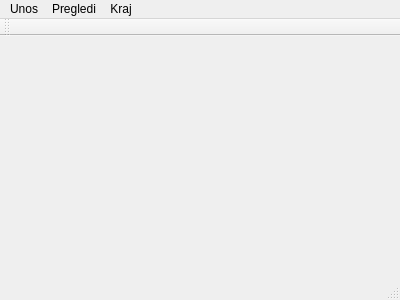
<?xml version="1.0" encoding="UTF-8"?>
<ui version="4.0">
 <class>GlavniProzor</class>
 <widget class="QMainWindow" name="GlavniProzor">
  <property name="geometry">
   <rect>
    <x>0</x>
    <y>0</y>
    <width>400</width>
    <height>300</height>
   </rect>
  </property>
  <property name="windowTitle">
   <string>Pozoriste</string>
  </property>
  <widget class="QWidget" name="centralWidget"/>
  <widget class="QMenuBar" name="menuBar">
   <property name="geometry">
    <rect>
     <x>0</x>
     <y>0</y>
     <width>400</width>
     <height>21</height>
    </rect>
   </property>
   <widget class="QMenu" name="menuUnos">
    <property name="title">
     <string>Unos</string>
    </property>
    <addaction name="actionRezervacije"/>
    <addaction name="actionPredstave"/>
   </widget>
   <widget class="QMenu" name="menuPregledi">
    <property name="title">
     <string>Pregledi</string>
    </property>
    <addaction name="actionPo_trupama"/>
    <addaction name="actionPo_komadima"/>
   </widget>
   <widget class="QMenu" name="menuKraj">
    <property name="title">
     <string>Kraj</string>
    </property>
    <addaction name="actionIzlaz"/>
   </widget>
   <addaction name="menuUnos"/>
   <addaction name="menuPregledi"/>
   <addaction name="menuKraj"/>
  </widget>
  <widget class="QToolBar" name="mainToolBar">
   <attribute name="toolBarArea">
    <enum>TopToolBarArea</enum>
   </attribute>
   <attribute name="toolBarBreak">
    <bool>false</bool>
   </attribute>
  </widget>
  <widget class="QStatusBar" name="statusBar"/>
  <action name="actionRezervacije">
   <property name="text">
    <string>Rezervacije</string>
   </property>
  </action>
  <action name="actionPredstave">
   <property name="text">
    <string>Predstave</string>
   </property>
  </action>
  <action name="actionPo_trupama">
   <property name="text">
    <string>Po trupama</string>
   </property>
  </action>
  <action name="actionPo_komadima">
   <property name="text">
    <string>Po komadima</string>
   </property>
  </action>
  <action name="actionIzlaz">
   <property name="text">
    <string>Izlaz</string>
   </property>
   <property name="shortcut">
    <string>Alt+I</string>
   </property>
  </action>
 </widget>
 <layoutdefault spacing="6" margin="11"/>
 <resources/>
 <connections/>
</ui>
